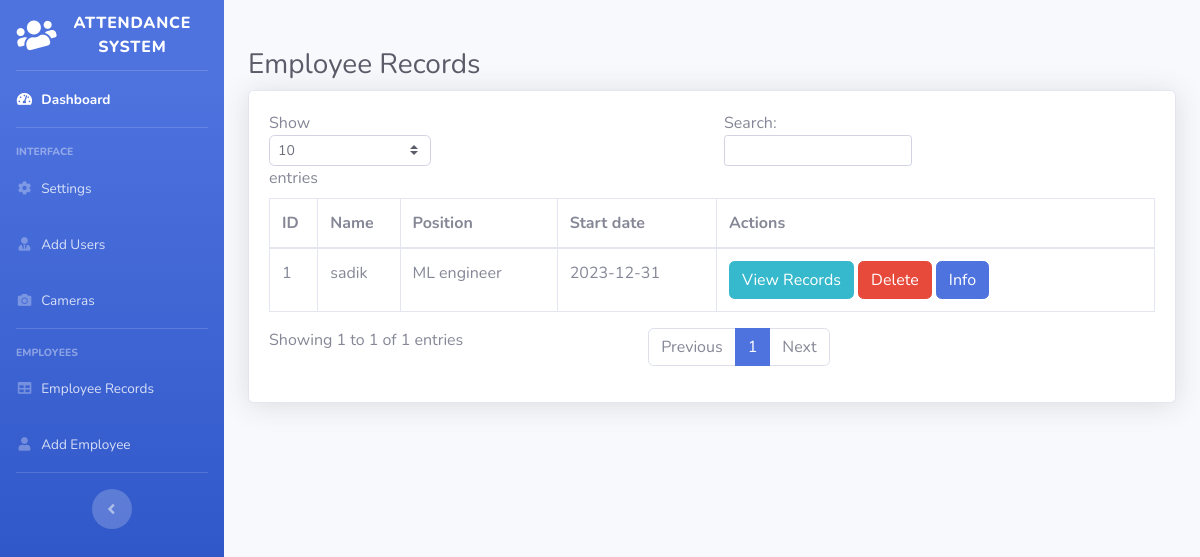
Before: /tables (signed in) with the older database file.
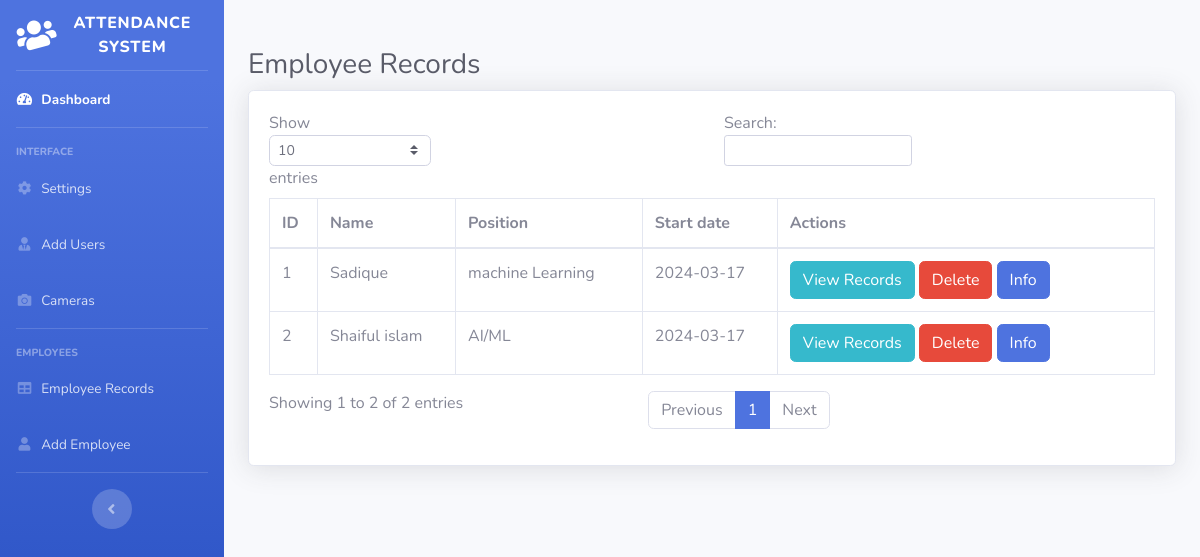
After: the same page with the newer database file.
### app.py (models this page shows)
class Employee(db.Model):
    id = db.Column(db.Integer, primary_key=True)
    name = db.Column(db.String(100), nullable=False)
    position = db.Column(db.String(100))
    image_path = db.Column(db.String(300))
    start_date = db.Column(db.Date)
    username = db.Column(db.String(120), unique=True, nullable=True)

### app.py (the view)
@app.route("/tables",methods=["GET"])
@login_required
def tables():
    employees = Employee.query.all()
    return render_template("tables.html",employees=employees)

### app.py (called while the page is built)
def login_required(f):
    @wraps(f)
    def decorated_function(*args, **kwargs):
        if 'logged_in' not in session:
            flash('Please login to view this page.', 'danger')
            return redirect(url_for('login', next=request.url))
        return f(*args, **kwargs)
    return decorated_function

### templates/tables.html (shortened to what this page needs)
{% include 'navbar.html' %}
            <div class="container-fluid">
                <br/><br/>
                <h1 class="h3 mb-2 text-gray-800">Employee Records</h1>
                <div class="card shadow mb-4">
                  <div class="card-body">
                    <div class="table-responsive">
                      <table class="table table-bordered" id="dataTable" width="100%" cellspacing="0">
                        <thead>
                          <tr>
                            <th>ID</th>
                            <th>Name</th>
                            <th>Position</th>
                            <th>Start date</th>
                            <th>Actions</th>
                          </tr>
                        </thead>
                        <tbody>
                          {% for employee in employees %}
                          <tr>
                            <td>{{ employee.id }}</td>
                            <td>{{ employee.name }}</td>
                            <td>{{ employee.position }}</td>
                            <td>{{ employee.start_date }}</td>
                            <td>
                              <button type="button" class="btn btn-info" onclick="viewRecords('{{ employee.id }}')">View Records</button>
                              <button type="button" class="btn btn-danger" onclick="deleteRecord('{{ employee.id }}')">Delete</button>
                              <button type="button" class="btn btn-primary dark" onclick="viewInfo('{{ employee.username }}')">Info</button>
                            </td>
                          </tr>
                          {% endfor %}
                        </tbody>
                      </table>
                    </div>
                  </div>
                </div>
              </div>
            </div>
</body>
</html>

### templates/navbar.html (shortened to what this page needs)
<!DOCTYPE html>
<html lang="en">
<head>
  <link href="static/vendor/fontawesome-free/css/all.min.css" rel="stylesheet" type="text/css">
  <link href="static/css/sb-admin-2.css" rel="stylesheet">
</head>
<body id="page-top">
  <div id="wrapper">
    <ul class="navbar-nav bg-gradient-primary sidebar sidebar-dark accordion" id="accordionSidebar">
        <a class="sidebar-brand d-flex align-items-center justify-content-center" href="index.html">
          <div class="sidebar-brand-icon rotate-n-15">
            <i class="fas fa-users"></i>
          </div>
          <div class="sidebar-brand-text mx-3">Attendance system</div>
        </a>
        <hr class="sidebar-divider my-0">
        <li class="nav-item active">
          <a class="nav-link" href="/">
            <i class="fas fa-fw fa-tachometer-alt"></i>
            <span>Dashboard</span></a>
        </li>
        <hr class="sidebar-divider">
        <div class="sidebar-heading">
          Interface
        </div>
        <li class="nav-item">
          <a class="nav-link collapsed" href="#">
            <i class="fas fa-fw fa-cog"></i>
            <span>Settings</span>
          </a>
        </li>
        <li class="nav-item">
          <a class="nav-link collapsed" href="/add_user">
            <i class="fas fa-fw fa-user-tie"></i>
            <span>Add Users</span>
          </a>
        </li>
        <li class="nav-item">
          <a class="nav-link collapsed" href="/video_feed" >
            <i class="fas fa-fw fa-camera"></i>
            <span>Cameras</span>
          </a>
        </li>
        <hr class="sidebar-divider">
        <div class="sidebar-heading">
          Employees
        </div>
        <li class="nav-item">
          <a class="nav-link" href="/tables">
            <i class="fas fa-fw fa-table"></i>
            <span>Employee Records</span></a>
        </li>
        <li class="nav-item">
          <a class="nav-link" href="/register">
            <i class="fas fa-fw fa-user"></i>
            <span>Add Employee</span></a>
        </li>
        <hr class="sidebar-divider d-none d-md-block">
        <div class="text-center d-none d-md-inline">
          <button class="rounded-circle border-0" id="sidebarToggle"></button>
        </div>
      </ul>
    <div id="content-wrapper" class="d-flex flex-column">
      <div id="content">

Changed rows visible on the page:
changed Employee id 1: name "sadik" → "Sadique"; position "ML engineer" → "machine Learning"; start_date "2023-12-31" → "2024-03-17"
added Employee: id "2", name "Shaiful islam", position "AI/ML", start_date "2024-03-17"
Other visible differences:
text written by a page script: "Show entries Search: Showing 1 to 1 of 1 entries Previous 1 Next" → "Show entries Search: Showing 1 to 2 of 2 entries Previous 1 Next"
